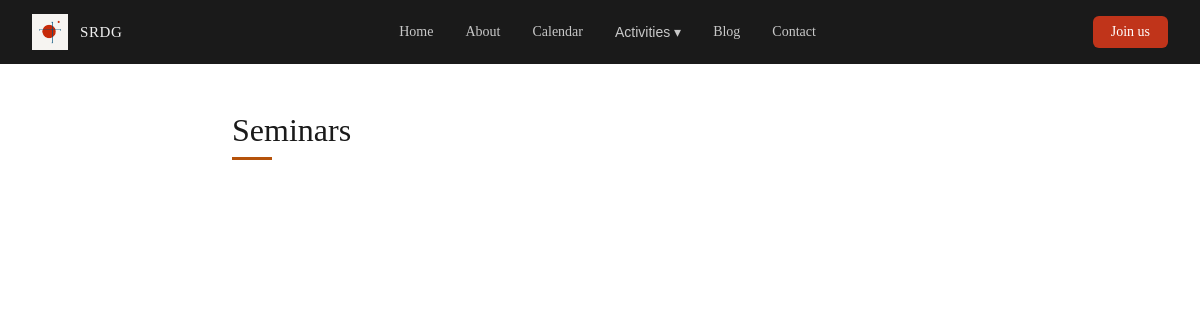
/seminars/, run on an earlier commit of the app's database.
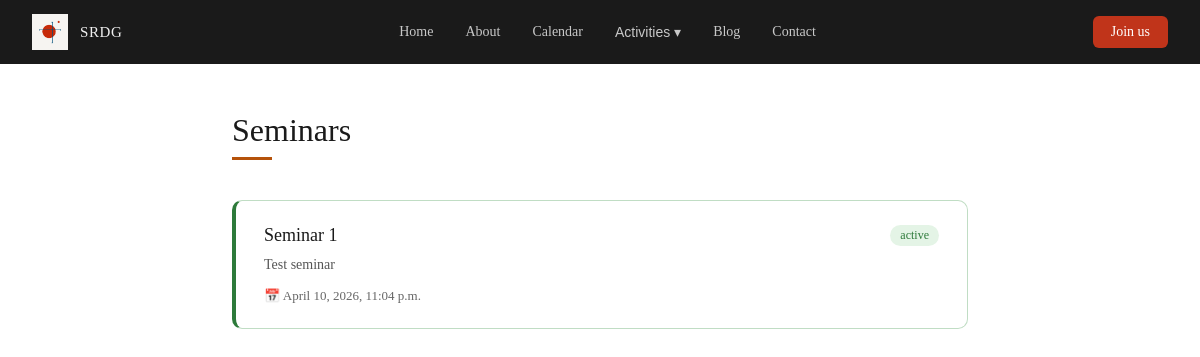
And on a later commit of the database.
### pages/models.py (models this page shows, shortened)
class Seminar(models.Model):
    STATUS = [
        ('active', 'Active'),
        ('upcoming', 'Upcoming'),
        ('completed', 'Completed'),
    ]
    slug = models.SlugField(unique=True)
    title = models.CharField(max_length=100)
    description = models.CharField(max_length=1000)
    start_time = models.DateTimeField(default=timezone.now)
    end_time = models.DateTimeField(default=timezone.now)
    hidden = models.BooleanField(default=False)
    def get_status(self):
        now = timezone.now()
        if now < self.start_time:
            return 'upcoming'
        elif now >= self.start_time and now <= self.end_time:
            return 'active'
        return 'completed'

### pages/views.py (the view)
# urls.py: path('seminars/', views.SeminarView.as_view(), name='seminars'),
class SeminarView(generic.ListView):
    model = Seminar
    template_name = 'pages/seminars.html'
    context_object_name = 'seminars'

### pages/templates/pages/seminars.html
{% extends 'pages/base.html' %}
{% load static %}
{% block head %}
<link rel="stylesheet" href="{% static 'pages/styles/seminars.css' %}">
{% endblock %}
{% block content %}
<div class="seminars-page">
    <div class="seminars-header">
        <h1>Seminars</h1>
        <div class="underline"></div>
    </div>
    <div class="seminars-list">
        {% for seminar in seminars %}
        <div class="seminar-card {{ seminar.get_status }}">
            <div class="seminar-info">
                <a class="title" href="{% url 'seminar_detail' seminar.slug %}">{{ seminar.title }}</a>
                <p class="description">{{ seminar.description }}</p>
                <div class="seminar-meta">
                    <span class="seminar-date">📅 {{ seminar.start_time }}</span>
                </div>
            </div>
            <span class="badge badge-{{ seminar.get_status }}">{{ seminar.get_status }}</span>
        </div>
        {% endfor %}
    </div>
</div>
{% endblock %}

What changed in the data, as far as the page shows it:
added Seminar: title "Seminar 1", description "Test seminar", start_time "April 10, 2026, 11:04 p.m.", get_status "active"
